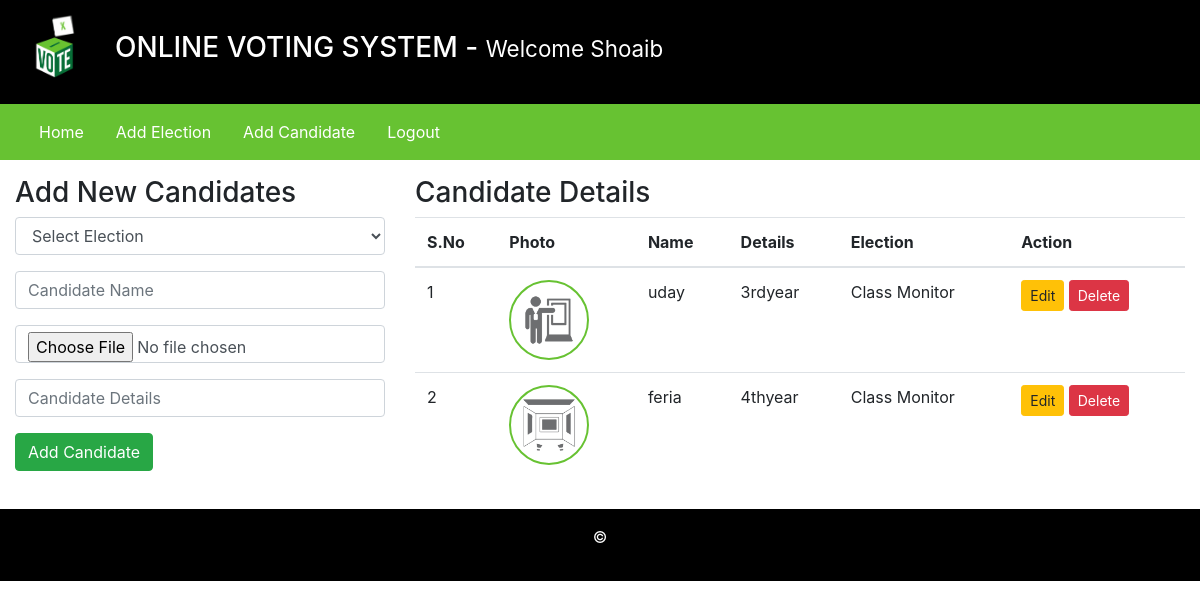
Screenshot of /admin/index.php?addCandidatePage=1 (signed in) with the database file from the repository.
### tables this page shows
CREATE TABLE `candidate_details` (
  `id` int(11) NOT NULL,
  `election_id` int(11) DEFAULT NULL,
  `candidate_name` varchar(255) DEFAULT NULL,
  `candidate_details` text DEFAULT NULL,
  `candidate_photo` text DEFAULT NULL,
  `inserted_by` varchar(255) DEFAULT NULL,
  `inserted_on` date DEFAULT NULL
);

CREATE TABLE `elections` (
  `id` int(11) NOT NULL,
  `election_topic` varchar(255) DEFAULT NULL,
  `no_of_candidates` int(11) DEFAULT NULL,
  `starting_date` date DEFAULT NULL,
  `ending_date` date DEFAULT NULL,
  `status` varchar(45) DEFAULT NULL,
  `inserted_by` varchar(255) DEFAULT NULL,
  `inserted_on` date DEFAULT NULL
);

### admin/inc/add_candidates.php (the view, shortened to what this page needs)
<div class="row my-3">
    <div class="col-4">
        <h3>Add New Candidates</h3>
        <form method="POST" enctype="multipart/form-data">
            <div class="form-group">
                <select class="form-control" name="election_id" required>
                    <option value=""> Select Election </option>
                </select>
            </div>
            <div class="form-group">
                <input type="text" name="candidate_name" placeholder="Candidate Name" class="form-control" required />
            </div>
            <div class="form-group">
                <input type="file" name="candidate_photo" class="form-control" required />
            </div>
            <div class="form-group">
                <input type="text" name="candidate_details" placeholder="Candidate Details" class="form-control" required />
            </div>
            <input type="submit" value="Add Candidate" name="addCandidateBtn" class="btn btn-success" />
        </form>
    </div>
    <div class="col-8">
        <h3>Candidate Details</h3>
        <table class="table">
            <thead>
                <tr>
                    <th scope="col">S.No</th>
                    <th scope="col">Photo</th>
                    <th scope="col">Name</th>
                    <th scope="col">Details</th>
                    <th scope="col">Election</th>
                    <th scope="col">Action </th>
                </tr>
            </thead>
            <tbody>
                <?php
                    $fetchingData = mysqli_query($db, "SELECT * FROM candidate_details") or die(mysqli_error($db));
                    $isAnyCandidateAdded = mysqli_num_rows($fetchingData);
                    if($isAnyCandidateAdded > 0)
                    {
                        $sno = 1;
                        while($row = mysqli_fetch_assoc($fetchingData))
                        {
                            $election_id = $row['election_id'];
                            $fetchingElectionName = mysqli_query($db, "SELECT * FROM elections WHERE id = '". $election_id ."'") or die(mysqli_error($db));
                            $execFetchingElectionNameQuery = mysqli_fetch_assoc($fetchingElectionName);
                            $election_name = $execFetchingElectionNameQuery['election_topic'];
                            $candidate_photo = $row['candidate_photo'];
                ?>
                            <tr>
                                <td><?php echo $sno++; ?></td>
                                <td> <img src="<?php echo $candidate_photo; ?>" class="candidate_photo" />    </td>
                                <td><?php echo $row['candidate_name']; ?></td>
                                <td><?php echo $row['candidate_details']; ?></td>
                                <td><?php echo $election_name; ?></td>
                                <td>
                                    <a href="#" class="btn btn-sm btn-warning"> Edit </a>
                                    <a href="#" class="btn btn-sm btn-danger"> Delete </a>
                                </td>
                            </tr>
                <?php
                        }
                    }else {
            ?>
                        <tr>
                            <td colspan="7"> No any candidate is added yet. </td>
                        </tr>
            <?php
                    }
                ?>
            </tbody>
        </table>
    </div>
</div>

### assets/css/style.css (style rules this page uses)
.candidate_photo { width: 80px; height: 80px; border: 2px solid #67C232; border-radius: 100%; }

### rows the page displays
candidate_details: candidate_photo (picture), candidate_name "uday", candidate_details "3rdyear", election.election_topic "Class Monitor"
candidate_details: candidate_photo (picture), candidate_name "feria", candidate_details "4thyear", election.election_topic "Class Monitor"

### other values shown
$_SESSION['username'] "Shoaib"
